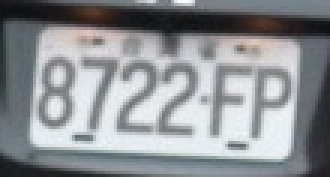
#> input picture Bird Poop Attack/data/img/1.jpg, 110 x 59 px (shown 3 times larger)
$ python -i util.py   (imports and definitions only)
#> lines starting #> are read from the running program, lines starting #| are printed output that depends on the picture; after the words box and inside, x2 and y2 are one past the last pixel; in counts of white or black regions, pixels touching at a corner belong together
import numpy as np
import cv2 as cv
import easyocr

# [1 line that did not run here, left out]

# 將圖片灰階化再做反白
def img_process(img):
    gray = cv.cvtColor(img, cv.COLOR_RGB2GRAY)
    blur = cv.GaussianBlur(gray, (5, 5), 0)
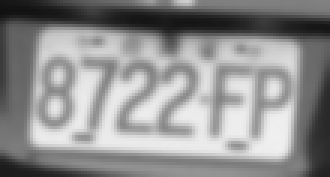
#> blur: shape (59, 110) (shown 3 times larger); min 17, max 239, mean 143.6
    thresh = cv.adaptiveThreshold(blur, 255, cv.ADAPTIVE_THRESH_MEAN_C, cv.THRESH_BINARY_INV, 11,5)
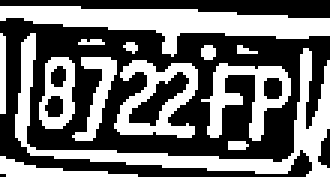
#> thresh: shape (59, 110) (shown 3 times larger); 43.5% white; 13 white regions (4 under 20 px), largest, box (x1, y1, x2, y2) and area: (5, 11, 110, 59) 786, (0, 2, 110, 19) 773, (38, 20, 66, 46) 350
    min_area_threshold = 100
    num_labels, labels, stats, centroids = cv.connectedComponentsWithStats(thresh)
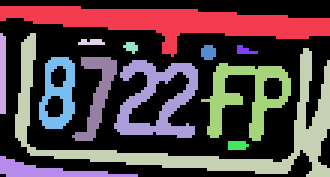
#> labels: shape (59, 110) int32 (shown 3 times larger); 14 distinct labels, from 0 to 13; one colour per label, 0 black
#> num_labels = 14; stats = 14 rows, first 6: [0, 0, 110, 59, 3665], [0, 2, 110, 17, 773], [0, 11, 2, 27, 53], [5, 11, 105, 48, 786], [26, 13, 9, 2, 15], [41, 14, 5, 4, 13]; centroids = 14 rows, first 8: [54.19, 29.11], [57.08, 6.9], [0.491, 24.25], [64.95, 43.06], [30.07, 13.6], [43.23, 15.23], [69, 17], [81.15, 16.38]
    for i in range(1, num_labels):
        if stats[i, cv.CC_STAT_AREA] < min_area_threshold:
            labels[labels == i] = 0
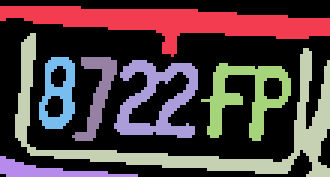
#> labels: shape (59, 110) int32 (shown 3 times larger); 8 distinct labels, from 0 to 13; one colour per label, 0 black
    cleaned_thresh = (labels > 0).astype(np.uint8) * 255
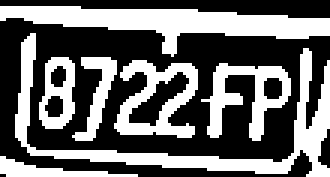
#> cleaned_thresh: shape (59, 110) (shown 3 times larger); 41.5% white; 7 white regions, largest, box (x1, y1, x2, y2) and area: (5, 11, 110, 59) 786, (0, 2, 110, 19) 773, (38, 20, 66, 46) 350

    return cleaned_thresh

# 將圖片裁切多餘的部份，只留下車牌
# [87 lines left out: functions crop_lp, character_recognize, lp_recognize, not called in this run]

def check_all_same(my_list):
    return all(x == my_list[0] for x in my_list)

>>> import cv2
>>> picture = cv2.cvtColor(cv2.imread('data/img/1.jpg'), cv2.COLOR_BGR2RGB)
>>> result = img_process(picture)

$ run again, on Bird Poop Attack/data/img/10.jpg
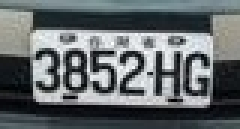
#> input picture Bird Poop Attack/data/img/10.jpg, 80 x 43 px (shown 3 times larger)
#> thresh: shape (43, 80); 44.9% white; 8 white regions (5 under 20 px), largest, box (x1, y1, x2, y2) and area: (0, 15, 80, 41) 908, (0, 0, 80, 12) 447, (51, 17, 70, 34) 167
#> num_labels = 9; stats = [[0, 0, 80, 43, 1896], [0, 0, 80, 12, 447], [8, 13, 1, 1, 1], [22, 12, 2, 2, 4], [40, 13, 2, 2, 3], [48, 13, 3, 3, 6], [57, 13, 4, 2, 8], [0, 15, 80, 26, 908], [51, 17, 19, 17, 167]]; centroids = [[39.41, 20.47], [39.98, 5.98], [8, 13], [22.5, 12.5], [40.33, 13.67], [49.17, 14.17], [58.5, 13.5], [35.63, 29.08], [59.66, 24.25]]
#> after the loop in img_process, `for i in range(1, num_labels):`:
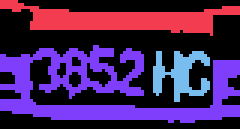
#> labels: shape (43, 80) int32 (shown 3 times larger); 4 distinct labels, from 0 to 8; one colour per label, 0 black
#> in img_process, `cleaned_thresh = (labels > 0).astype(np.uint8) * 255`:
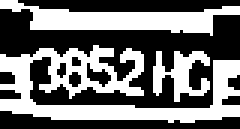
#> cleaned_thresh: shape (43, 80) (shown 3 times larger); 44.2% white; 3 white regions, box (x1, y1, x2, y2) and area: (0, 15, 80, 41) 908, (0, 0, 80, 12) 447, (51, 17, 70, 34) 167

$ run again, on Bird Poop Attack/data/img/3.jpg
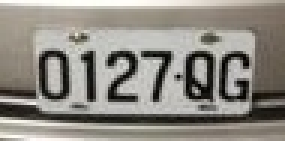
#> input picture Bird Poop Attack/data/img/3.jpg, 95 x 47 px (shown 3 times larger)
#> thresh: shape (47, 95); 40.2% white; 10 white regions (1 under 20 px), largest, box (x1, y1, x2, y2) and area: (0, 2, 95, 25) 641, (0, 35, 95, 42) 374, (35, 16, 58, 34) 214
#> num_labels = 11; stats = [[0, 0, 95, 47, 2668], [0, 2, 95, 23, 641], [23, 11, 7, 4, 20], [67, 10, 6, 5, 20], [0, 16, 24, 18, 179], [27, 16, 5, 18, 71], [35, 16, 23, 18, 214], [60, 17, 12, 17, 130], [73, 17, 22, 17, 147], [0, 35, 95, 7, 374], [9, 43, 1, 1, 1]]; centroids = [[46.29, 24.33], [49.76, 6.61], [25.7, 12.1], [69.5, 12.1], [14.54, 25.73], [29.42, 24.51], [45.68, 23.75], [65.52, 24.85], [80.55, 26.56], [47.34, 38.67], [9, 43]]
#> after the loop in img_process, `for i in range(1, num_labels):`:
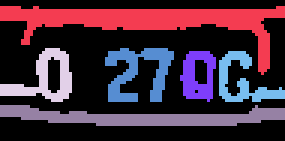
#> labels: shape (47, 95) int32 (shown 3 times larger); 7 distinct labels, from 0 to 9; one colour per label, 0 black
#> in img_process, `cleaned_thresh = (labels > 0).astype(np.uint8) * 255`:
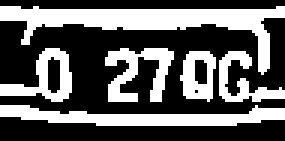
#> cleaned_thresh: shape (47, 95) (shown 3 times larger); 37.7% white; 6 white regions, box (x1, y1, x2, y2) and area: (0, 2, 95, 25) 641, (0, 35, 95, 42) 374, (35, 16, 58, 34) 214, (0, 16, 24, 34) 179, (73, 17, 95, 34) 147, (60, 17, 72, 34) 130

$ run again, on Bird Poop Attack/data/img/6.jpg
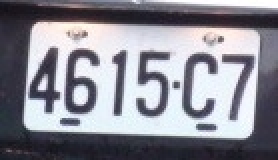
#> input picture Bird Poop Attack/data/img/6.jpg, 139 x 80 px (shown 2 times larger)
#> thresh: shape (80, 139); 40.2% white; 16 white regions (5 under 20 px), largest, box (x1, y1, x2, y2) and area: (0, 2, 139, 79) 2731, (33, 24, 50, 57) 324, (68, 25, 86, 59) 317
#> num_labels = 17; stats = 17 rows, first 6: [0, 0, 139, 80, 6652], [0, 2, 139, 77, 2731], [33, 15, 12, 5, 39], [101, 18, 12, 5, 44], [15, 23, 14, 35, 247], [33, 24, 17, 33, 324]; centroids = 17 rows, first 8: [68.81, 39.72], [69.38, 38.21], [38.38, 17.18], [106.4, 19.77], [22.95, 39.74], [40.04, 40.31], [59.28, 40.63], [75.82, 40.98]
#> after the loop in img_process, `for i in range(1, num_labels):`:
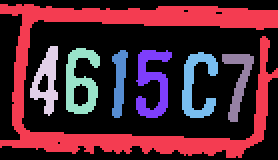
#> labels: shape (80, 139) int32 (shown 2 times larger); 8 distinct labels, from 0 to 9; one colour per label, 0 black
#> in img_process, `cleaned_thresh = (labels > 0).astype(np.uint8) * 255`:
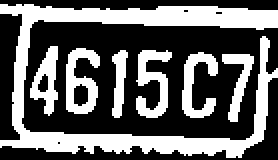
#> cleaned_thresh: shape (80, 139) (shown 2 times larger); 38.6% white; 7 white regions, largest, box (x1, y1, x2, y2) and area: (0, 2, 139, 79) 2731, (33, 24, 50, 57) 324, (68, 25, 86, 59) 317
